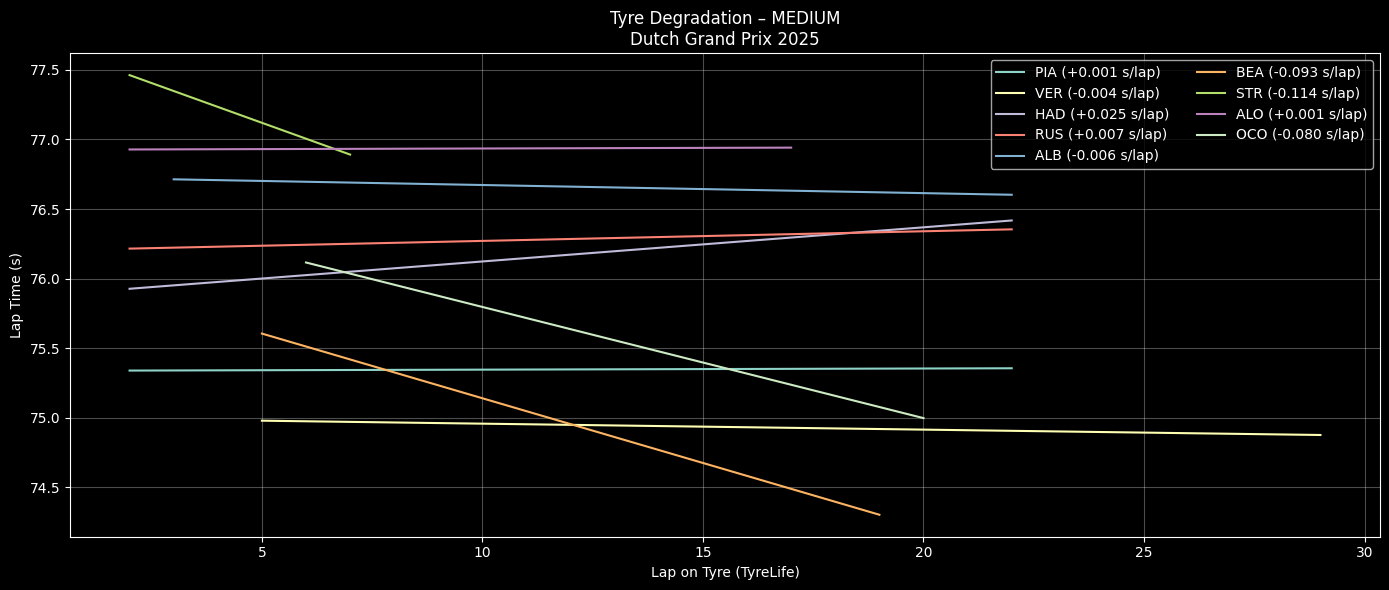

Generate this figure with Python:
import fastf1, os
import pandas as pd
import numpy as np
import matplotlib.pyplot as plt
from pathlib import Path

# ========= CONFIG =========
YEAR = 2025
GP = "Dutch Grand Prix"
SESSION = "R"
COMPOUND = "MEDIUM"      # SOFT / MEDIUM / HARD
TOP_N = 10             # Top N finishers
CACHE_DIR = Path("/content/fastf1_cache")

# ========= CACHE =========
CACHE_DIR.mkdir(parents=True, exist_ok=True)
fastf1.Cache.enable_cache(CACHE_DIR)

# ========= LOAD SESSION =========
session = fastf1.get_session(YEAR, GP, SESSION)
session.load()

laps = session.laps.copy()
laps = laps[laps["IsAccurate"]]

# Convert laptime to seconds
laps["LapTimeSec"] = laps["LapTime"].dt.total_seconds()

# ========= SELECT TOP DRIVERS =========
drivers = (
    session.results
    .sort_values("Position")
    .head(TOP_N)["Abbreviation"]
    .tolist()
)

laps = laps[laps["Driver"].isin(drivers)]

# ========= CLEAN LAPS =========
laps = laps[
    laps["PitInTime"].isna() &
    laps["PitOutTime"].isna() &
    (laps["Compound"] == COMPOUND)
]

# ========= REMOVE OUTLIERS (IQR PER DRIVER PER STINT) =========
clean = []

for (d, stint), dl in laps.groupby(["Driver", "Stint"]):
    if len(dl) < 5:
        continue

    q1, q3 = dl["LapTimeSec"].quantile([0.25, 0.75])
    iqr = q3 - q1

    dl = dl[
        (dl["LapTimeSec"] >= q1 - 1.5 * iqr) &
        (dl["LapTimeSec"] <= q3 + 1.5 * iqr)
    ]

    clean.append(dl)

clean = pd.concat(clean)

# ========= PLOT TYRE DEGRADATION =========
plt.figure(figsize=(14,6))

for d in drivers:
    dl = clean[clean["Driver"] == d]

    # pilih stint terpanjang untuk driver tsb
    if dl.empty:
        continue

    stint_id = (
        dl.groupby("Stint").size().idxmax()
    )

    stint_laps = dl[dl["Stint"] == stint_id]

    if len(stint_laps) < 5:
        continue

    x = stint_laps["TyreLife"]
    y = stint_laps["LapTimeSec"]

    # Linear regression → degradation slope
    z = np.polyfit(x, y, 1)
    y_fit = np.polyval(z, x)

    plt.plot(x, y_fit, label=f"{d} ({z[0]:+.03f} s/lap)")

plt.title(f"Tyre Degradation – {COMPOUND}\n{GP} {YEAR}")
plt.xlabel("Lap on Tyre (TyreLife)")
plt.ylabel("Lap Time (s)")
plt.grid(alpha=0.3)
plt.legend(ncol=2)
plt.tight_layout()
plt.show()
